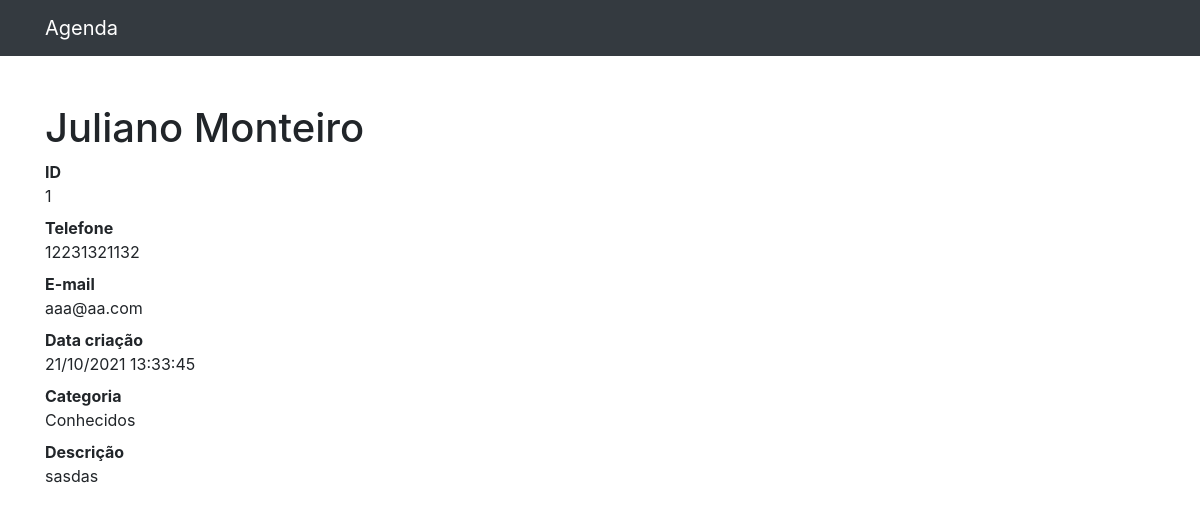
The page /1 on the database its author committed.
### contacts/models.py (models this page shows, shortened)
class Contact(models.Model):
    name = models.CharField(max_length=255)
    last_name = models.CharField(max_length=255, blank=True)
    phone = models.CharField(max_length=255)
    email = models.CharField(max_length=255, blank=True)
    created_at = models.DateTimeField(default=timezone.now)
    description = models.TextField(blank=True)
    category = models.ForeignKey(Category, on_delete=models.DO_NOTHING)
    view = models.BooleanField(default=True)

class Category(models.Model):
    name = models.CharField(max_length=255)
    def __str__(self):
        return self.name

### contacts/views.py (the view)
# urls.py: path('<int:contact_id>', views.show, name='show'),
def show(request, contact_id):
    contact = get_object_or_404(Contact, id=contact_id)
    return render(request, 'contacts/show.html', {'contact': contact})

### contacts/templates/contacts/show.html
{%extends 'base.html'%}
{%block 'container'%}
<h1 class="mt-5">{{ contact.name }} {{ contact.last_name }}</h1>
<dl>
    <dt>ID</dt>
    <dd>{{ contact.id }}</dd>
    <dt>Telefone</dt>
    <dd>{{ contact.phone }}</dd>
    <dt>E-mail</dt>
    <dd>{{ contact.email }}</dd>
    <dt>Data criação</dt>
    <dd>{{ contact.created_at|date:'d/m/Y H:i:s' }}</dd>
    <dt>Categoria</dt>
    <dd>{{ contact.category }}</dd>
    <dt>Descrição</dt>
    <dd>
        {{ contact.description }}
    </dd>
</dl>
{%endblock%}

### rows shown on the page
Contact: name "Juliano", last_name "Monteiro", id "1", phone "12231321132", email "aaa@aa.com", created_at "21/10/2021 13:33:45", category "Conhecidos", description "sasdas"
